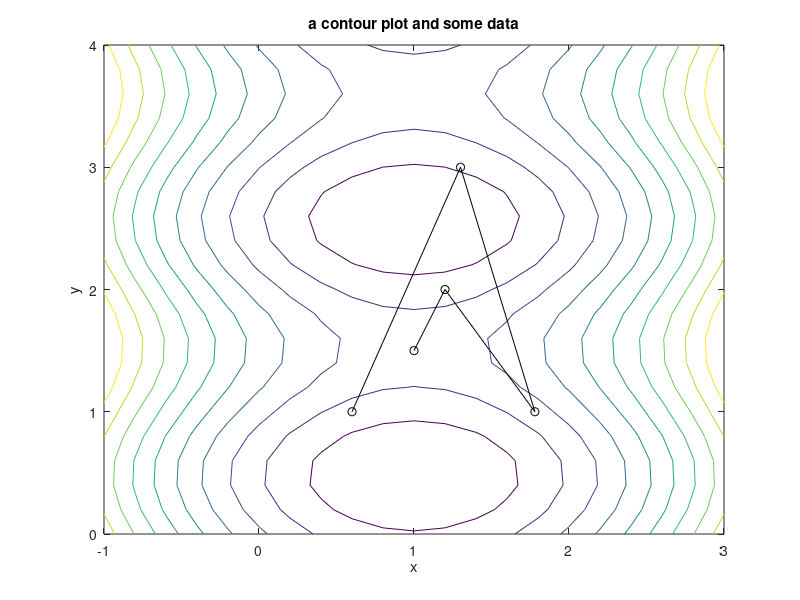

Write the MATLAB code that produced this figure.
% example code to make a contour plot of  a function
% example function
lambda1 = 5;
lambda2 = 3;
omega=3;
a1 = 1;
a2 = 1;

g = @(x,y)(lambda1 / 2) * (x - a1).^2 + (lambda2 / 2) * sin(omega*(y - a2));

% here is the plot
[X,Y] = meshgrid(-1:.2:3, 0:.2:4);
Z = g(X,Y);
contour(X,Y,Z);

hold on;

% some additional data 
xydata = [[0.6 1.3 1.78 1.2 1]', [ 1 3  1 2 1.5 ]'];
plot(xydata(:,1),xydata(:,2),'k-o');
hold off

title('a contour plot and some data');
xlabel('x')
ylabel('y');